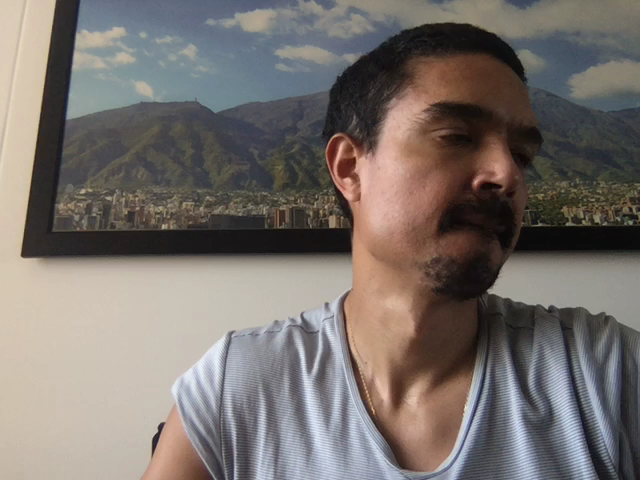
#> input picture test.png, 640 x 480 px, found by its file name
$ python high_pass_filtering.py ../test.png ../test.png   (older library calls are emulated)
#> lines starting #> are read from the running program, lines starting #| are printed output that depends on the picture
### _3_Fourier_analysis/fft_show.py
import cv2
import numpy as np

""" FFT class to properly visualize fft of gray image

"""


class FFT:
    def __init__(self, image, n):
        shape = image.shape
        if image.ndim == 3:
            image_gray = cv2.cvtColor(image, cv2.COLOR_BGR2GRAY)
        else:
            image_gray = image
        image_with_zeros = np.zeros((max(n, shape[0]), max(n, shape[1])), dtype=np.float)
        image_with_zeros[0:shape[0], 0:shape[1]] = np.copy(image_gray)
        self.image_gray = image_with_zeros

    def display(self):
        image_gray_fft = np.fft.fft2(self.image_gray)
        image_gray_fft_shift = np.fft.fftshift(image_gray_fft)

        image_gray_fft_mag = np.absolute(image_gray_fft_shift)
        image_fft_view = np.log(image_gray_fft_mag + 1)
        image_fft_view = image_fft_view / np.max(image_fft_view)
        cv2.imshow("FFT", image_fft_view)
        cv2.waitKey(0)

### _4_linear_filtering/high_pass_filtering.py
import cv2
import numpy as np
import os
import sys
from _3_Fourier_analysis.fft_show import FFT

""" Simple high-pass filter

    python high_pass_filtering.py <path_to_image> <image_name>
"""

if __name__ == '__main__':
    path = sys.argv[1]
    image_name = sys.argv[2]
    path_file = os.path.join(path, image_name)
    image = cv2.imread(path_file)
#> image is the input picture: shape (480, 640, 3); mean B, G, R 108.8, 113.2, 120.6
    image_gray = cv2.cvtColor(image, cv2.COLOR_BGR2GRAY)
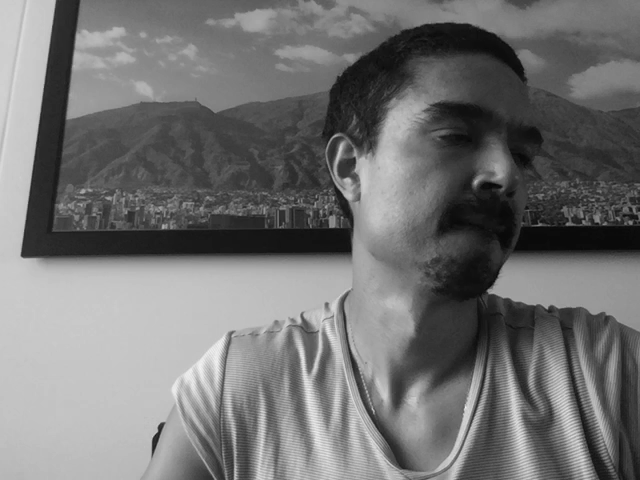
#> image_gray: shape (480, 640); min 5, max 242, mean 114.9

    kernel = np.array([[-0.5, 0, 0.5]])
    image_filtered = cv2.filter2D(image_gray, -1, kernel)
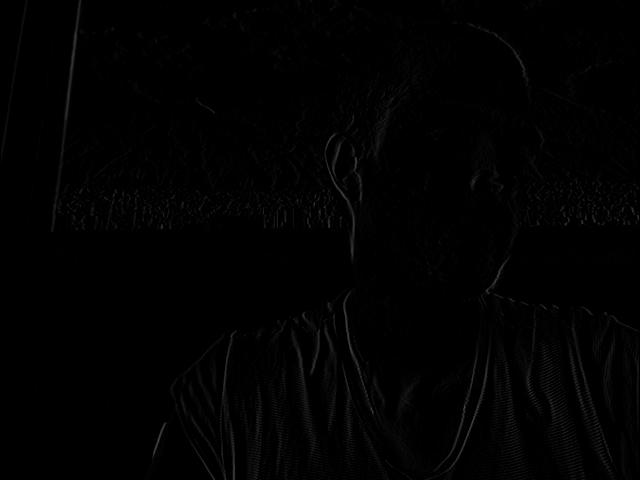
#> image_filtered: shape (480, 640); min 0, max 72, mean 1.6

    fft_kernel = FFT(kernel, 512)
    fft_kernel.display()
#> in display, `cv2.imshow("FFT", image_fft_view)`:
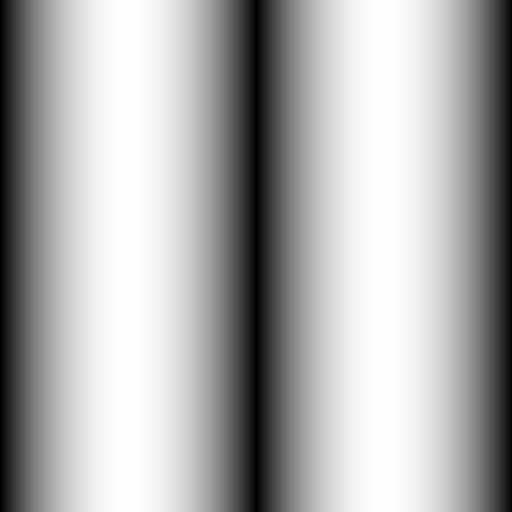
#> window 'FFT': shape (512, 512) float64; min 0, max 1, mean 0.683
